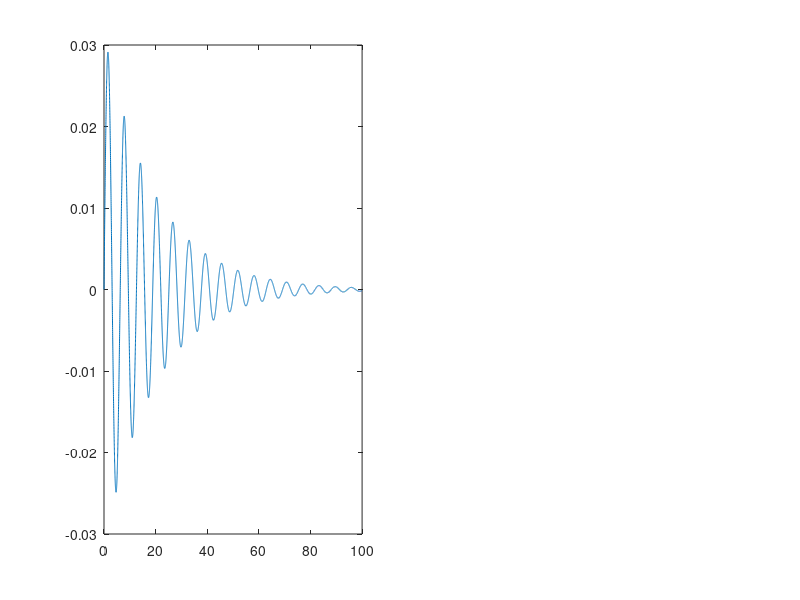

Recreate this plot in MATLAB.
%{
 phy240 
 2.3 pendula animation
%}
clear all;
close all;

fig1 = figure(1);
sub1 = subplot(1,2,1);

m = 10;
g = 10;
L = 10;

% %% treat sin(theta(t)) as theta(t)
% syms theta(t)
% Dtheta = diff(theta,t);
% equ1 = diff(theta,t,2) + g/L*theta(t) == 0;
% cond1 = theta(0) == 0;
% cond2 = Dtheta(0) == 1;
% cond = [cond1, cond2];
% thetaSol(t) = dsolve(equ1, cond);
% thetaSol = simplify(thetaSol);
% disp(thetaSol)
% 
% t = 0:0.1:10;
% x_pos = sin(t);
% y_pos = -cos(t);
% for i = 1:length(t)
%     hold on
%     plot(x_pos(i),y_pos(i),'r*') 
%     f(i) = getframe;
% end





%% use numerical approx
%% use numerical approx
g = 10; L=10;
b = 1;
h = 0.01;
t = 0:h:100;
theta = zeros(1,length(t));

ang_vel = 0.01*pi;
theta(1) = 0;
theta(2) = theta(1) + ang_vel*h;

for i=1:length(t)-2
    theta(i+2) = 2*theta(i+1) - theta(i) - h^2*g*sin(theta(i+1))/L + (b*h/m)*(theta(i)-theta(i+1)); %for t in the middle
end

plot(t, theta)






